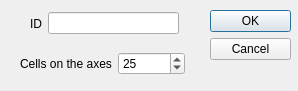
<?xml version="1.0" encoding="UTF-8"?>
<ui version="4.0">
 <class>SizeDialog</class>
 <widget class="QDialog" name="SizeDialog">
  <property name="geometry">
   <rect>
    <x>0</x>
    <y>0</y>
    <width>298</width>
    <height>91</height>
   </rect>
  </property>
  <property name="windowTitle">
   <string>Dialog</string>
  </property>
  <widget class="QDialogButtonBox" name="buttonBox">
   <property name="geometry">
    <rect>
     <x>210</x>
     <y>10</y>
     <width>81</width>
     <height>71</height>
    </rect>
   </property>
   <property name="orientation">
    <enum>Qt::Vertical</enum>
   </property>
   <property name="standardButtons">
    <set>QDialogButtonBox::Cancel|QDialogButtonBox::Ok</set>
   </property>
  </widget>
  <widget class="QWidget" name="layoutWidget">
   <property name="geometry">
    <rect>
     <x>30</x>
     <y>10</y>
     <width>149</width>
     <height>27</height>
    </rect>
   </property>
   <layout class="QHBoxLayout" name="horizontalLayout_3">
    <item>
     <widget class="QLabel" name="label_3">
      <property name="text">
       <string>ID</string>
      </property>
     </widget>
    </item>
    <item>
     <widget class="QLineEdit" name="id"/>
    </item>
   </layout>
  </widget>
  <widget class="QWidget" name="layoutWidget">
   <property name="geometry">
    <rect>
     <x>20</x>
     <y>50</y>
     <width>165</width>
     <height>27</height>
    </rect>
   </property>
   <layout class="QHBoxLayout" name="horizontalLayout">
    <item>
     <widget class="QLabel" name="label">
      <property name="text">
       <string>Cells on the axes</string>
      </property>
     </widget>
    </item>
    <item>
     <widget class="QSpinBox" name="width">
      <property name="minimum">
       <number>2</number>
      </property>
      <property name="maximum">
       <number>100</number>
      </property>
      <property name="value">
       <number>25</number>
      </property>
     </widget>
    </item>
   </layout>
  </widget>
 </widget>
 <resources/>
 <connections>
  <connection>
   <sender>buttonBox</sender>
   <signal>accepted()</signal>
   <receiver>SizeDialog</receiver>
   <slot>accept()</slot>
   <hints>
    <hint type="sourcelabel">
     <x>248</x>
     <y>254</y>
    </hint>
    <hint type="destinationlabel">
     <x>157</x>
     <y>274</y>
    </hint>
   </hints>
  </connection>
  <connection>
   <sender>buttonBox</sender>
   <signal>rejected()</signal>
   <receiver>SizeDialog</receiver>
   <slot>reject()</slot>
   <hints>
    <hint type="sourcelabel">
     <x>316</x>
     <y>260</y>
    </hint>
    <hint type="destinationlabel">
     <x>286</x>
     <y>274</y>
    </hint>
   </hints>
  </connection>
 </connections>
</ui>
